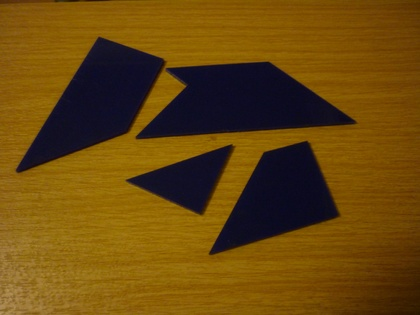
%> input picture Edge Detection Versions/P1130323.JPG, 420 x 315 px, shrunk from 3648 x 2736 before the run
$ octave Shape_Detection.m   (GNU Octave 9; MATLAB toolbox functions it lacks are replaced by stand-ins)
%> lines starting %> are read from the running program, lines starting %| are printed output that depends on the picture; in (x1, y1, x2, y2) boxes, pixels count from 0 and x2, y2 are one past the last pixel; in counts of white or black regions, pixels touching at a corner belong together; the program's own positions count from 1
clear all

%% best code

Image = imread('P1130323.jpg');
%> Image is the input picture: size 315x420x3 uint8; mean R, G, B 105.7, 72.2, 12.9
Original_Image = Image;
size = size(Image);
%> size = [315 420 3]

for i = 1 : size(1)
    for j = 1 : size(2)
        x = 0;
        if Image(i,j,1) >= 0 && Image(i,j,1) <= 45
            if Image(i,j,2) >= 0 && Image(i,j,2) <= 45
                if Image(i,j,3) >= 0 && Image(i,j,3) <= 90
                    Image(i,j,1) = 255;
                    Image(i,j,2) = 255;
                    Image(i,j,3) = 255;
                    x = 1;
                end
            end
        end
        if x == 0
            Image(i,j,1) = 0;
            Image(i,j,2) = 0;
            Image(i,j,3) = 0;
        end
    end
end
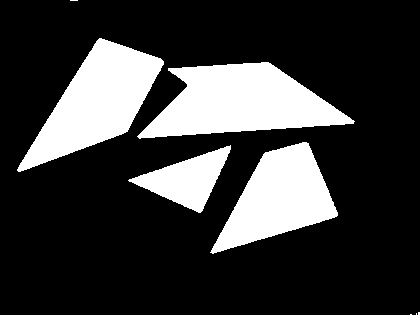
%> Image: size 315x420x3 uint8; 22.2% white; 8 white regions (4 under 20 px), largest, box (x1, y1, x2, y2) and area: (137, 62, 355, 139) 10014, (17, 38, 164, 172) 8843, (210, 142, 338, 254) 7419, (128, 145, 231, 213) 3131

BW = rgb2gray(Image);
ED = edge(BW,'roberts',0);
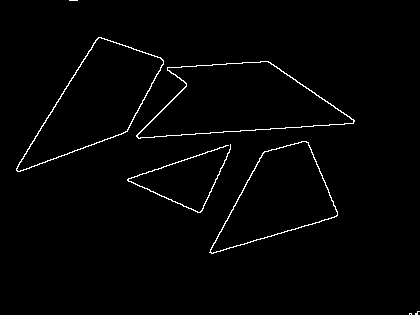
%> ED: size 315x420 logical; 1.5% white in thin lines or dots

figure(1);
imshowpair(Original_Image,Image,'montage')
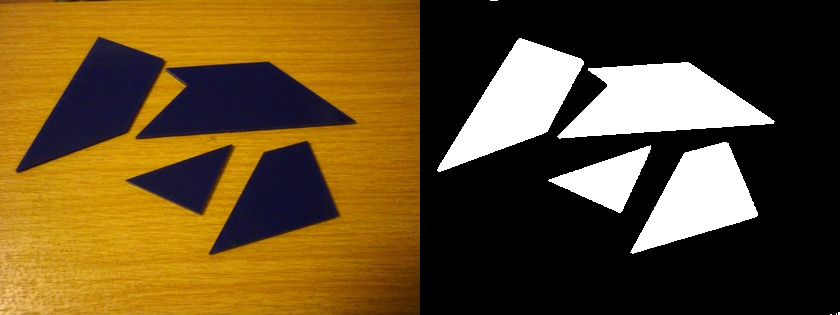
%> displayed picture: size 315x840x3, on the screen's scale of 0 to 255; mean R, G, B 102.4, 78.9, 37.4
title('Image                                      Edge Detection Filter');

imwrite(Image, 'image.png');
Processed_Image = imread('image.png');
BW0 = rgb2gray(Processed_Image);
% sizeImage = size(BW0)
BW1 = false(size(1),size(2));

for i = 1:size(1)
    for j = 1:size(2)

        if BW0(i,j) == 255
            BW1(i,j) = true;
        end

    end
end

BW2 = BW1;

Add = false(size(1),size(2));

for x = 1:4
%> (the run ends here)
